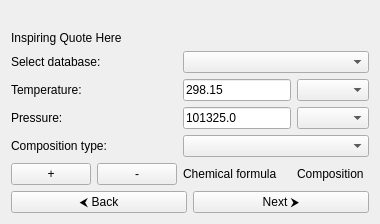
<?xml version="1.0" encoding="UTF-8"?>
<ui version="4.0">
    <class>PropertiesInputPage</class>
        <widget class="QWidget" name="PropertiesInputPage">
            <layout class="QVBoxLayout" name="beerLogoLayout">
                <item>
                    <widget class="QLabel" name="logoLabel">
                        <property name="pixmap">
                            <pixmap>:images/BigLogo.png</pixmap> <!-- Reference to logo -->
                        </property>
                    </widget>
                </item>
                <item>
                    <widget class="QLabel" name="beerQuoteLabel">
                        <property name="text">
                            <string>Inspiring Quote Here</string>
                        </property>
                    </widget>
                </item>
                <item>
                    <layout class="QGridLayout" name="gridLayout">
                        <!-- Row 0 -->
                        <item row="0" column="0">
                            <widget class="QLabel" name="databaseLabel">
                                <property name="text">
                                    <string>Select database:</string>
                                </property>
                            </widget>
                        </item>
                        <item row="0" column="1" colspan="2">
                            <widget class="QComboBox" name="databaseComboBox"/>
                        </item>

                        <!-- Row 1 -->
                        <item row="1" column="0">
                            <widget class="QLabel" name="temperatureLabel">
                                <property name="text">
                                    <string>Temperature:</string>
                                </property>
                            </widget>
                        </item>
                        <item row="1" column="1">
                            <widget class="QLineEdit" name="temperatureEditLine">
                                <property name="text">
                                    <string>298.15</string>
                                </property>
                            </widget>
                        </item>
                        <item row="1" column="2">
                            <widget class="QComboBox" name="temperatureComboBox">
                            </widget>
                        </item>

                        <!-- Row 2 -->
                        <item row="2" column="0">
                            <widget class="QLabel" name="pressureLabel">
                                <property name="text">
                                    <string>Pressure:</string>
                                </property>
                            </widget>
                        </item>
                        <item row="2" column="1">
                            <widget class="QLineEdit" name="pressureEditLine">
                                <property name="text">
                                    <string>101325.0</string>
                                </property>
                            </widget>
                        </item>
                        <item row="2" column="2">
                            <widget class="QComboBox" name="pressureComboBox">
                            </widget>
                        </item>


                        <!-- Row 3 -->
                        <item row="3" column="0">
                            <widget class="QLabel" name="compositionLabel">
                                <property name="text">
                                    <string>Composition type:</string>
                                </property>
                            </widget>
                        </item>
                        <item row="3" column="1" colspan="2">
                            <widget class="QComboBox" name="compositionComboBox" />
                        </item>

                        <!-- Row 4 -->
                        <item row="4" column="0">
                            <layout class="QHBoxLayout" name="horizontalSpecieLayout">
                                <item>
                                    <widget class="QPushButton" name="addSpecieButton">
                                        <property name="text">
                                            <string>&#x2B;</string>
                                        </property>
                                        <property name="toolTip">
                                            <string>Add specie for input</string>
                                        </property>
                                    </widget>
                                </item>
                                <item>
                                    <widget class="QPushButton" name="removeSpecieButton">
                                        <property name="text">
                                            <string>&#x2D;</string>
                                        </property>
                                        <property name="toolTip">
                                            <string>Remove specie for input</string>
                                        </property>
                                    </widget>
                                </item>
                            </layout>
                        </item>
                        <item row="4" column="1">
                            <widget class="QLabel" name="formulaLabel">
                                <property name="text">
                                    <string>Chemical formula</string>
                                </property>
                            </widget>
                        </item>
                        <item row="4" column="2">
                            <widget class="QLabel" name="compositionLabel">
                                <property name="text">
                                    <string>Composition</string>
                                </property>
                            </widget>
                        </item>

                        <item row="5" column="0" colspan="3">
                            <layout class="QGridLayout" name="speciesLayout" />
                        </item>

                        <!-- Row 6 -->
                        <item row="6" column="0" colspan="3">
                            <layout class="QHBoxLayout" name="buttonLayout">   
                                <item>
                                    <widget class="QPushButton" name="backButton">
                                        <property name="text">
                                            <string>&#x2B9C; Back</string>
                                        </property>
                                        <property name="toolTip">
                                            <string>Go to back to the main page</string>
                                        </property>
                                    </widget>
                                </item>
                                <item>
                                    <widget class="QPushButton" name="nextButton">
                                        <property name="text">
                                            <string>Next &#x2b9e;</string>
                                        </property>
                                        <property name="toolTip">
                                            <string>Go to results page</string>
                                        </property>
                                    </widget>
                                </item>
                            </layout>
                        </item>
                    </layout>
                </item>
            </layout>
        </widget>
</ui>
